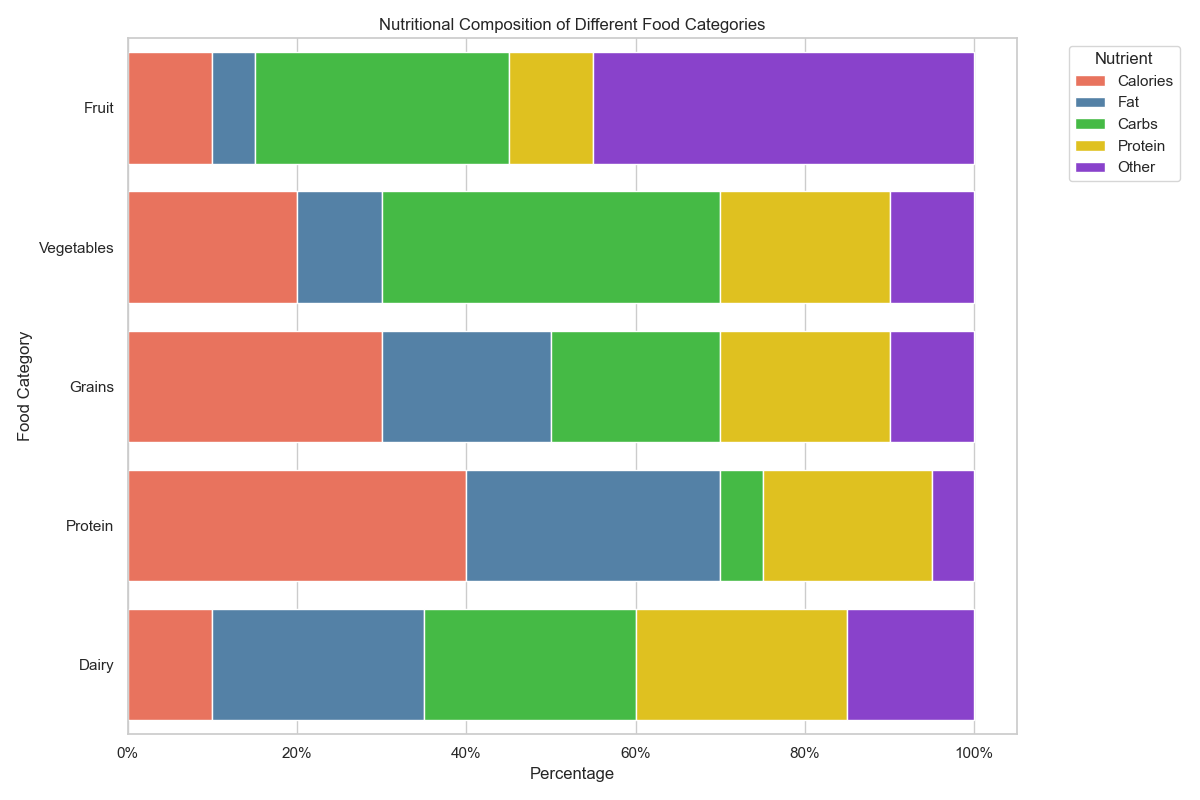

Here is the Python script that generated this plot:

import pandas as pd
import seaborn as sns
import matplotlib.pyplot as plt
from matplotlib.ticker import PercentFormatter

# Data
data = {
    'Role': ['Fruit', 'Vegetables', 'Grains', 'Protein', 'Dairy'],
    'Calories': [10, 20, 30, 40, 10],
    'Fat': [5, 10, 20, 30, 25],
    'Carbs': [30, 40, 20, 5, 25],
    'Protein': [10, 20, 20, 20, 25],
    'Other': [45, 10, 10, 5, 15]
}

# Convert dictionary to DataFrame
df = pd.DataFrame(data)

# Calculate the percentage
df.set_index('Role', inplace=True)
df_percentage = df.divide(df.sum(axis=1), axis=0) * 100

# Start a figure with seaborn style
plt.figure(figsize=(12, 8))
sns.set_theme(style="whitegrid")

# Create a color map
colors = ["#FF6347", "#4682B4", "#32CD32", "#FFD700", "#8A2BE2"]

# Starting position
bar_start = pd.Series([0.0, 0.0, 0.0, 0.0, 0.0], index=df.index)

for col, color in zip(df.columns, colors):
    # Plot each category stack
    sns.barplot(
        y=df_percentage.index,
        x=df_percentage[col],
        color=color,
        label=col,
        left=bar_start
    )
    # Add the values to the starting position
    bar_start += df_percentage[col]

# Customizations
plt.xlabel('Percentage')
plt.ylabel('Food Category')
plt.title('Nutritional Composition of Different Food Categories')
plt.xticks(rotation=0)
plt.legend(title='Nutrient', bbox_to_anchor=(1.05, 1), loc='upper left')

# Convert x-axis labels to percentage
plt.gca().xaxis.set_major_formatter(PercentFormatter())

# Show the plot
plt.tight_layout()
plt.show()
